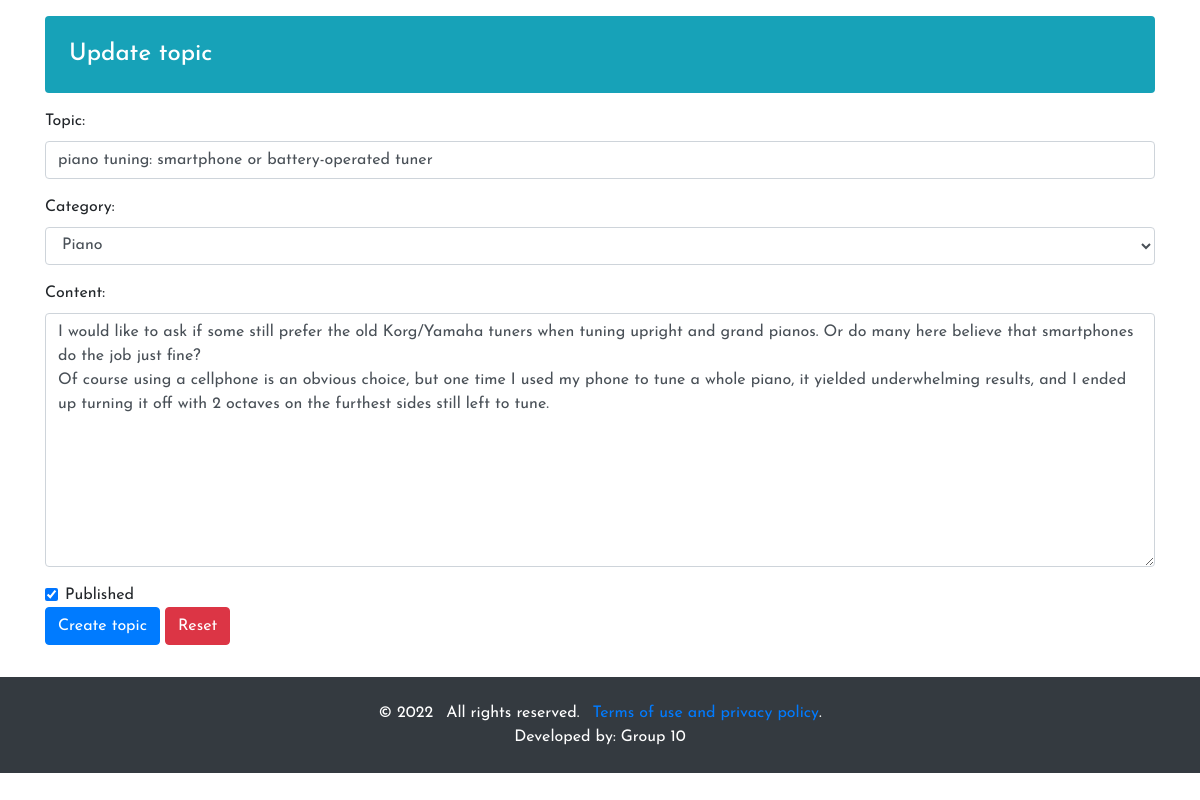
The app's page /admin/editpost.php?id=2 with its own data.
### tables this page shows
CREATE TABLE `post_tbl` (
  `id` int(11) NOT NULL,
  `user_id` int(11) NOT NULL,
  `category_id` int(11) NOT NULL,
  `title` varchar(50) NOT NULL,
  `content` text DEFAULT NULL,
  `status` tinyint(1) NOT NULL DEFAULT 0,
  `delete_flag` tinyint(1) NOT NULL,
  `created_at` timestamp NOT NULL DEFAULT current_timestamp(),
  `updated_at` timestamp NULL DEFAULT current_timestamp()
);

CREATE TABLE `category_tbl` (
  `id` int(11) NOT NULL,
  `name` varchar(30) NOT NULL,
  `description` varchar(100) NOT NULL,
  `status` tinyint(1) NOT NULL,
  `delete_flag` tinyint(1) NOT NULL,
  `created_at` timestamp NOT NULL DEFAULT current_timestamp(),
  `updated_at` timestamp NOT NULL DEFAULT current_timestamp()
);

### admin/editpost.php (the view, shortened to what this page needs)
<?php
require '../config.php';
?>
<!DOCTYPE html>
<html lang="en">
  <head>
    <link rel="stylesheet" href="../css/bootstrap.min.css">
  </head>
  <body>
    <div class="container my-3">
      <div class="row">
        <div class="col-12">
          <h2 class="h4 text-white bg-info mb-3 p-4 rounded">Update topic</h2>
          <?php
            $ano = "";
          $query = mysqli_query($con,"SELECT a.*,b.username,c.id as catid,c.name FROM post_tbl a INNER JOIN user_tbl b on a.user_id = b.id INNER JOIN category_tbl c on a.category_id=c.id WHERE a.id='".$_GET['id']."'");
          while($rowspost = mysqli_fetch_assoc($query)){
            if($rowspost['status'] == 1){
                $ano = "checked";
            }
            else{
                $ano = "";
            }
        ?>
          <form action="" method="POST" class="mb-3">
            <div class="form-group">
              <label for="topic">Topic:</label>
              <input type="text" class="form-control" value="<?php echo $rowspost['title'];?>" id="topic" name="topic" placeholder="Give your topic a title." required>
            </div>
            <div class="form-group">
              <label for="topic">Category:</label>
              <select class="form-control" name="category" id="cars">
              <option value="<?php echo $rowspost['catid'];?>"><?php echo $rowspost['name'];?></option>
                <?php
                $query = mysqli_query($con, "SELECT * FROM category_tbl");
                ?>
              </select>
            </div>
            <div class="form-group">
              <label for="comment">Content:</label>
              <textarea class="form-control" name="content" rows="10" placeholder="Write your content here." required><?php echo $rowspost['content'];?></textarea>
            </div>
            <div class="form-check">
              <input type="checkbox" class="form-check-input sdf" id="status_checkbox" name="status" value="<?php echo $rowspost['status'];?>" <?php echo $ano;?>>
              <label class="form-check-label" for="checkbox">Published</label>
            </div>
            <button type="submit" class="btn btn-primary" name="newtopic">Create topic</button>
            <button type="reset" class="btn btn-danger">Reset</button>
          </form>
          <?php }?>
        </div>
      </div>
    </div>
    <footer class="medium bg-dark text-white">
        <div class="container py-4">
          <ul class="list-inline mb-0 text-center">
            <li class="list-inline-item">&copy; 2022</li>
            <li class="list-inline-item">All rights reserved.</li>
            <li class="list-inline-item"><a href="#">Terms of use and privacy policy</a>.</li>
          </ul>
          <ul class="list-inline mb-0 text-center">
          <li class="list-inline-item">Developed by: Group 10</li>
        </div>
      </footer>
  </body>
</html>

### admin/editpost.php (style rules this page uses)
* { margin: 0; padding: 0; box-sizing: border-box; list-style: none; text-decoration: none; font-family: "Josefin Sans", sans-serif; }

### records on screen
post_tbl: topic "piano tuning: smartphone or battery-operated tuner", category "Piano", content "I would like to ask if some still prefer the old Korg/Yamaha tuners when tuning upright and grand pianos. Or do many here believe that smartphones do the job just fine? Of course using a cellphone is an obvious choice, but one time I used my phone to tune a whole piano, it yielded underwhelming results, and I ended up turning it off with 2 octaves on the furthest sides still left to tune."
